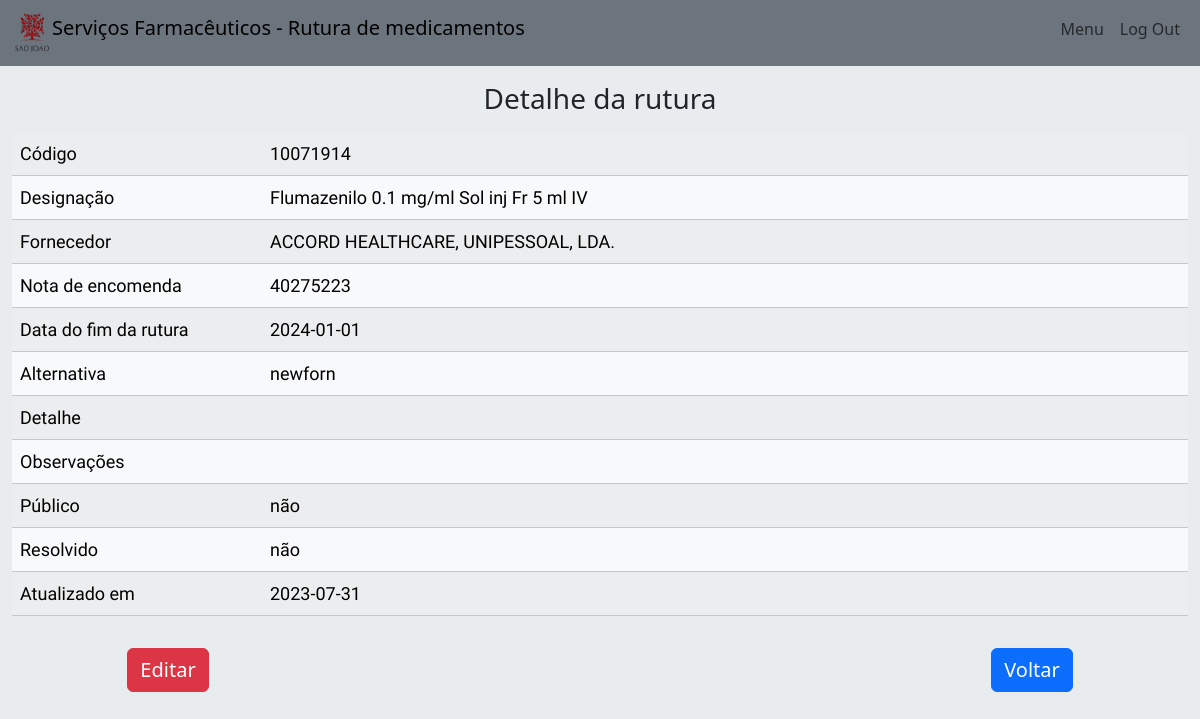
The app's page /details/22 (signed in) with its own data.
### tables this page shows
CREATE TABLE "ruts" (
	"id"	INTEGER,
	"code"	INTEGER,
	"desig"	TEXT,
	"forn"	TEXT,
	"order_nr"	INTEGER,
	"end_date"	TEXT,
	"last_date"	TEXT,
	"alternative"	TEXT,
	"detail"	TEXT,
	"obs"	TEXT,
	"created"	TEXT,
	"public"	TEXT DEFAULT 'false',
	"solved"	TEXT DEFAULT 'false',
	PRIMARY KEY("id" AUTOINCREMENT)
);

### app.py (the view)
@app.route('/details/<id>')
@login_required
def details(id):
    con = sql_open()
    cursor = con.cursor()
    cursor.execute("SELECT * FROM ruts WHERE id=?", (id,))
    data = cursor.fetchone()
    return render_template('details.html', data=data)

### app.py (called while the page is built)
def sql_open():
    con = sql.connect('database.db')
    con.row_factory = sql.Row
    return con

### helpers.py (called while the page is built)
def login_required(f):
    @wraps(f)
    def decorated_function(*args, **kwargs):
        if session['name'] is None:
            return redirect(url_for('login'))
        return f(*args, **kwargs)
    return decorated_function

### templates/details.html
{% extends 'home.html' %}
{% block main %}
<div class="container-fluid row mt-3 mx-auto">
    <h3 class="mb-3 text-center">Detalhe da rutura</h3>
    <table class="table table-light table-striped table-hover fs-5">
        <tbody>
            <tr>
                <td style="width:250px">Código</td>
                <td>{{ data['code'] }}</td>
            </tr>
            <tr>
                <td>Designação</td>
                <td>{{ data['desig'] }}</td>
            </tr>
            <tr>
                <td>Fornecedor</td>
                <td>{{ data['forn'] }}</td>
            </tr>
            <tr>
                <td>Nota de encomenda</td>
                <td>{{ data['order_nr'] }}</td>
            </tr>
            <tr>
                <td>Data do fim da rutura</td>
                <td>{{ data['end_date'] }}</td>
            </tr>
            <tr>
                <td>Alternativa</td>
                <td>{{ data['alternative'] }}</td>
            </tr>
            <tr>
                <td>Detalhe</td>
                <td>{{ data['detail'] }}</td>
            </tr>
            <tr>
                <td>Observações</td>
                <td>{{ data['obs'] }}</td>
            </tr>
            <tr>
                <td>Público</td>
                <td>{{ 'sim' if data['public'] == 'true' else 'não' }}</td>
            </tr>
            <tr>
                <td>Resolvido</td>
                <td>{{ 'sim' if data['solved'] == 'true' else 'não' }}</td>
            </tr>
            <tr>
                <td>Atualizado em</td>
                <td>{{ data['last_date'] }}</td>
            </tr>
        </tbody>
    </table>
    {% if get_flashed_messages() %}
    <div class="mt-3 mx-auto text-center row">
        <a href="{{ url_for('edit', id=data['id']) }}" class="col ms-auto"><button class="btn btn-danger fs-5">Editar</button></a>
        <div class="col-6"></div>
        <a href="{{ url_for('menu') }}" class="col me-auto"><button class="btn btn-primary fs-5">Voltar</button></a>
    </div>
    {% else %}
    <div class="mt-3 mx-auto text-center row">
        <a href="{{ url_for('edit', id=data['id']) }}" class="col ms-auto"><button class="btn btn-danger fs-5">Editar</button></a>
        <div class="col-6"></div>
        <a href="javascript:history.back()" class="col me-auto"><button class="btn btn-primary fs-5">Voltar</button></a>
    </div>
    {% endif %}
</div>
{% endblock main %}

### static/styles.css (style rules this page uses)
body, html { height: 100%; text-decoration: none; }
table * { font-family: "PT Sans Narrow"; font-size: 18px; }

### records on screen
ruts: code "10071914", desig "Flumazenilo 0.1 mg/ml Sol inj Fr 5 ml IV", forn "ACCORD HEALTHCARE, UNIPESSOAL, LDA.", order_nr "40275223", end_date "2024-01-01", alternative "newforn", public "não", solved "não", last_date "2023-07-31"
